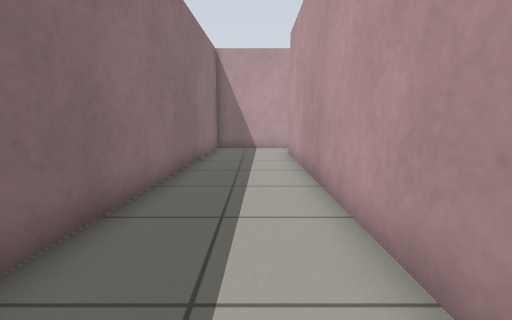
[1] (above)

16 first-person views from a walk through a robot-simulator world made for Gazebo. The camera is 0.71 m above the floor, tilts 8° down and sees 85° across. The floor is counted in squares, 0.5 m on a side. Each view is taken from the middle of a square. On the plan, view 1 faces up. The plan holds only what a view shows up to about 14 squares ahead; the rest is blank.

[2]
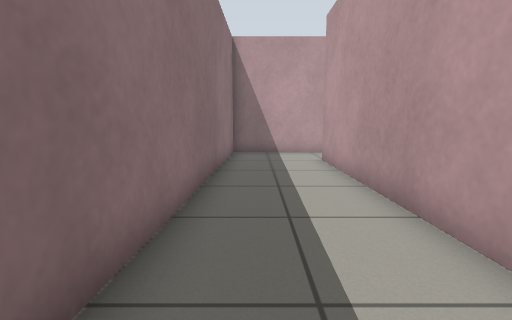

[3]
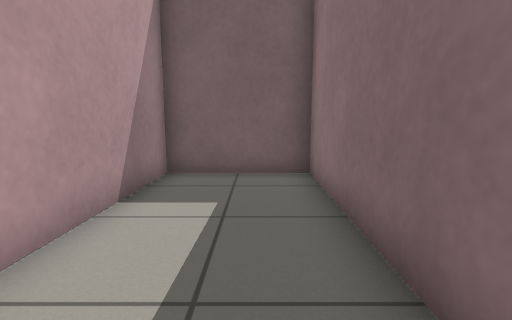

[4]
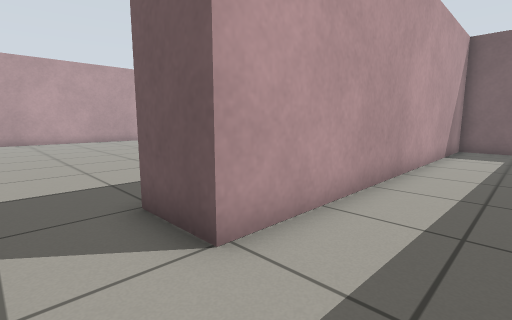

[5]
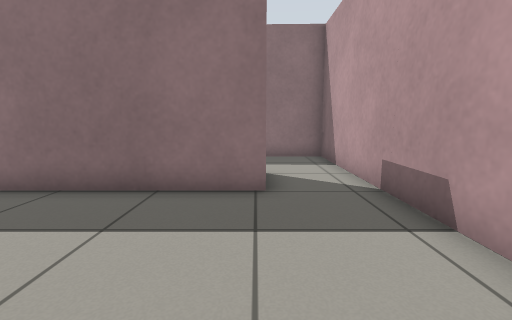

[6]
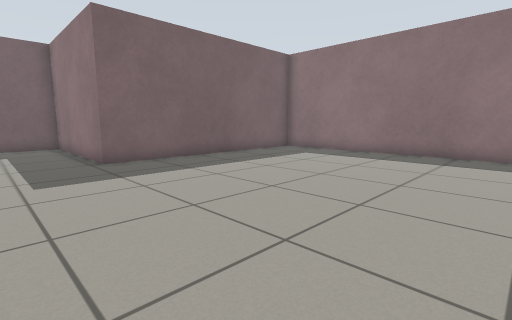

[7]
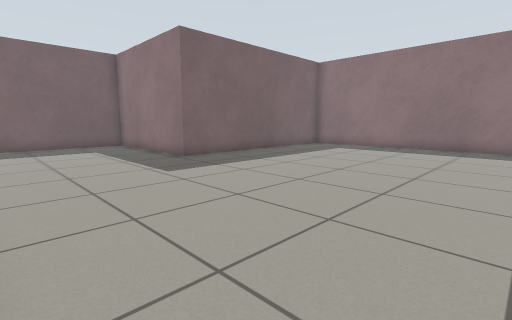

[8]
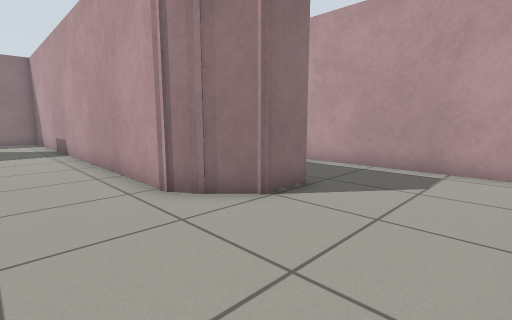

[9]
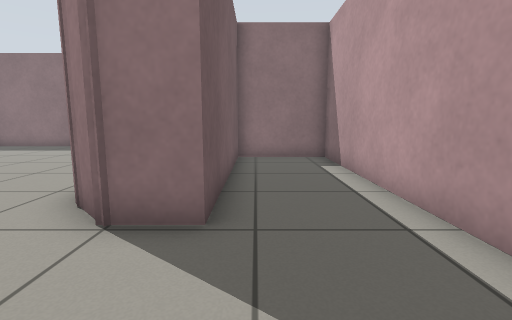

[10]
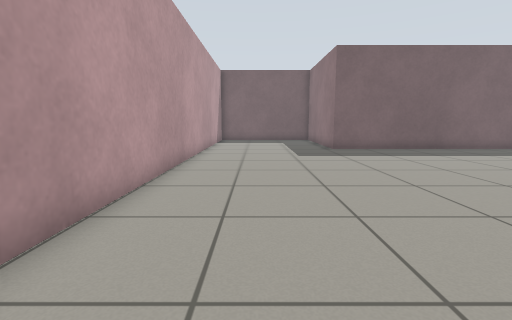

[11]
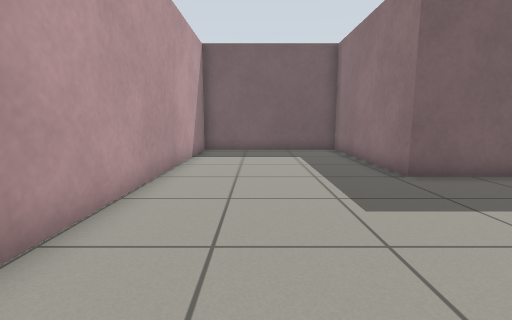

[12]
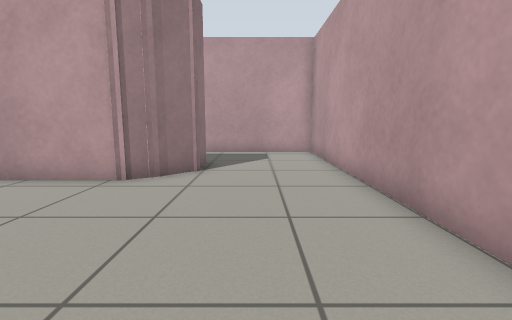

[13]
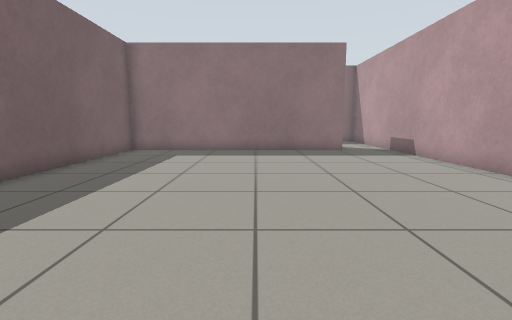

[14]
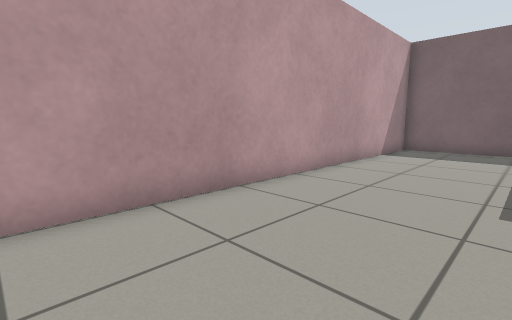

[15]
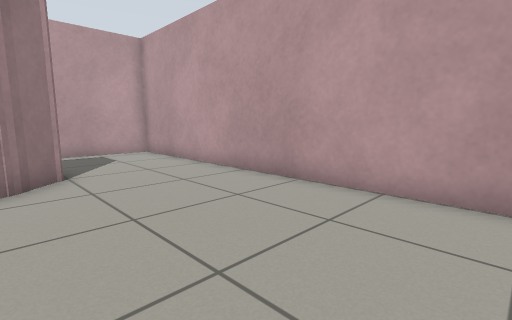

[16]
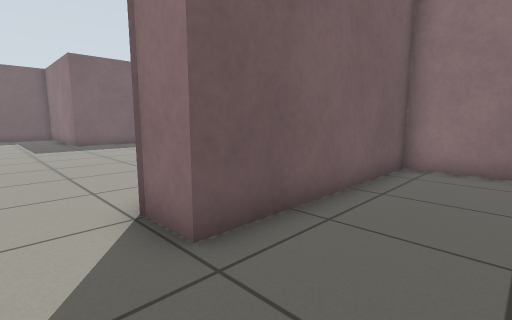

### Floor plan
Ten units are one square. View 1 is at (0, 0); x grows to the right and y downward. Boxes are objects, and circles mark ways between rooms. Rooms are numbered by the first view taken in them; rooms with no view inside come last. Other rooms are left out.
<svg viewBox="-30 -212 230 264">
<path fill="none" stroke="#000" d="M15 -146 -20 -146 -25 15 14 15 14 -122M146 -151 138 -146 15 -146M14 -122 34 -122 34 -20 131 -20 131 47 195 47 195 -207 81 -207 81 -173 153 -173 153 -159 143 -148"/>
<circle cx="25" cy="-135" r="3" fill="#2a7"/>
<text x="0" y="-60">1</text>
<text x="130" y="-90">2</text>
</svg>
Room 1 opens to room 2.

Where each view was taken, in squares from view 1:
view 1: 0 up, 0 right, facing up
view 2: 2 up, 1 left, facing up
view 3: 6 up, 1 left, facing down
view 4: 14 up, 1 left, facing down-right
view 5: 12 up, 9 right, facing left
view 6: 12 up, 16 right, facing down-left
view 7: 12 up, 19 right, facing down-left
view 8: 12 up, 19 right, facing up-left
view 9: 18 up, 19 right, facing left
view 10: 16 up, 17 right, facing down
view 11: 9 up, 17 right, facing down
view 12: 8 up, 17 right, facing up
view 13: 8 up, 17 right, facing left
view 14: 10 up, 15 right, facing down-right
view 15: 8 up, 14 right, facing up-right
view 16: 20 up, 17 right, facing down-left
